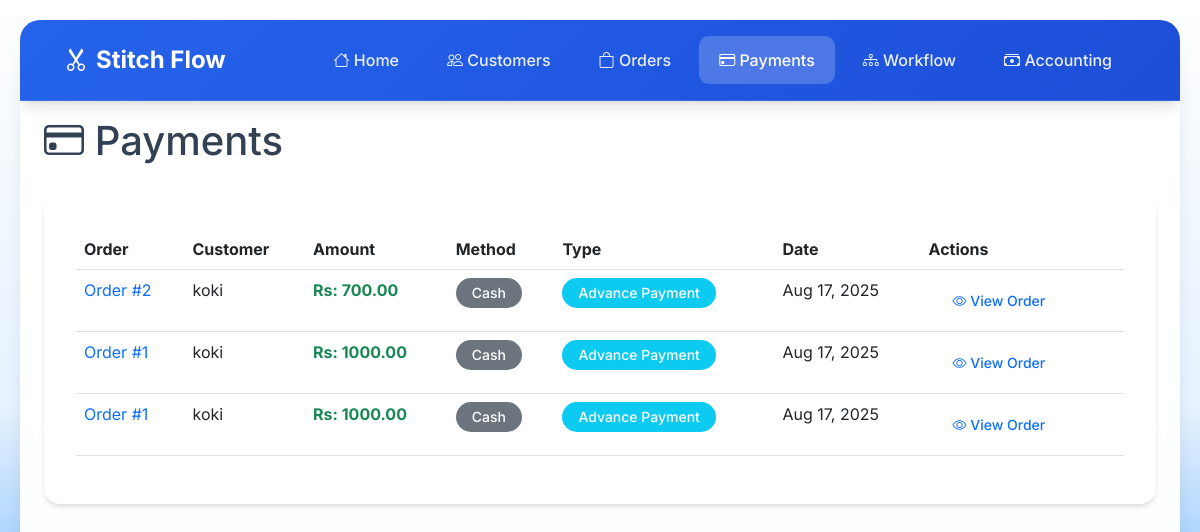
The page /payments/ on the database as committed earlier.
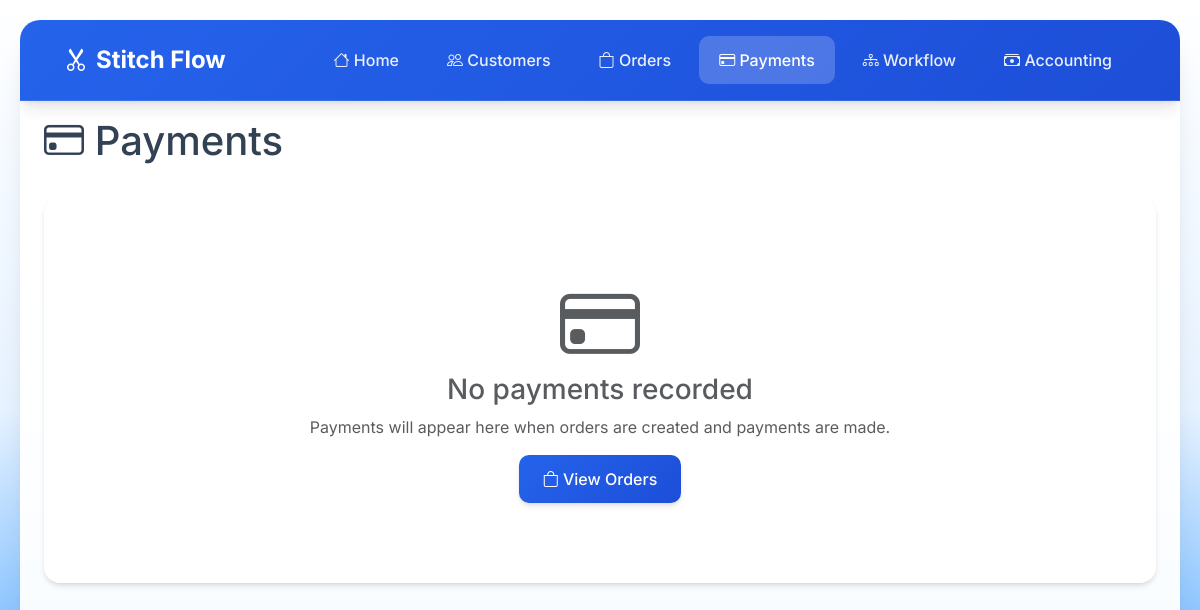
The same page on the database as committed later.
### payments/models.py (models this page shows, shortened)
class Payment(models.Model):
    PAYMENT_METHOD_CHOICES = [
        ('cash', 'Cash'),
        ('card', 'Card'),
        ('bank_transfer', 'Bank Transfer'),
        ('check', 'Check'),
    ]
    PAYMENT_TYPE_CHOICES = [
        ('advance', 'Advance Payment'),
        ('final', 'Final Payment'),
        ('partial', 'Partial Payment'),
    ]
    order = models.ForeignKey(Order, on_delete=models.CASCADE, related_name='payments')
    amount = models.DecimalField(max_digits=10, decimal_places=2)
    payment_method = models.CharField(max_length=20, choices=PAYMENT_METHOD_CHOICES, default='cash')
    payment_type = models.CharField(max_length=20, choices=PAYMENT_TYPE_CHOICES, default='advance')
    payment_date = models.DateTimeField(auto_now_add=True)
    notes = models.TextField(blank=True, null=True)
    created_at = models.DateTimeField(auto_now_add=True)
    class Meta:
        ordering = ['-payment_date']

### orders/models.py (models this page shows, shortened)
class Order(models.Model):
    STATUS_CHOICES = [
        ('pending', 'Pending'),
        ('cutting', 'Cutting'),
        ('stitching', 'Stitching'),
        ('quality', 'Quality Check'),
        ('kaj_overlock', 'Kaj Overlock'),
        ('pressing', 'Pressing'),
        ('packing', 'Packing'),
        ('ready', 'Ready for Pickup'),
        ('delivered', 'Delivered'),
    ]
    customer = models.ForeignKey(Customer, on_delete=models.CASCADE, related_name='orders')
    order_number = models.CharField(max_length=20, unique=True)
    status = models.CharField(max_length=20, choices=STATUS_CHOICES, default='pending')
    total_amount = models.DecimalField(max_digits=10, decimal_places=2, default=0)
    advance_payment = models.DecimalField(max_digits=10, decimal_places=2, default=0)
    remaining_payment = models.DecimalField(max_digits=10, decimal_places=2, default=0)
    notes = models.TextField(blank=True, null=True)
    created_at = models.DateTimeField(auto_now_add=True)
    updated_at = models.DateTimeField(auto_now=True)
    class Meta:
        ordering = ['-created_at']

### customers/models.py (models this page shows, shortened)
class Customer(models.Model):
    name = models.CharField(max_length=200)
    phone_number = models.CharField(max_length=20)
    company = models.CharField(max_length=200, blank=True, null=True)
    created_at = models.DateTimeField(auto_now_add=True)
    updated_at = models.DateTimeField(auto_now=True)
    class Meta:
        ordering = ['-created_at']

### payments/views.py (the view)
# urls.py: path('', views.payment_list, name='payment_list'),
def payment_list(request):
    payments = Payment.objects.select_related('order', 'order__customer').all()
    return render(request, 'payments/payment_list.html', {'payments': payments})

### payments/templates/payments/payment_list.html (shortened to what this page needs)
{% extends 'base.html' %}
{% block content %}
<div class="col-12">
    <div class="main-content">
        <div class="d-flex justify-content-between align-items-center mb-4">
            <h1><i class="bi bi-credit-card"></i> Payments</h1>
        </div>
        <div class="card">
            <div class="card-body">
                {% if payments %}
                    <div class="table-responsive">
                        <table class="table table-hover">
                            <thead>
                                <tr>
                                    <th>Order</th>
                                    <th>Customer</th>
                                    <th>Amount</th>
                                    <th>Method</th>
                                    <th>Type</th>
                                    <th>Date</th>
                                    <th>Actions</th>
                                </tr>
                            </thead>
                            <tbody>
                                {% for payment in payments %}
                                    <tr>
                                        <td>
                                            <a href="{% url 'order_detail' payment.order.pk %}" class="text-decoration-none">
                                                Order #{{ payment.order.order_number }}
                                            </a>
                                        </td>
                                        <td>{{ payment.order.customer.name }}</td>
                                        <td>
                                            <strong class="text-success">Rs: {{ payment.amount }}</strong>
                                        </td>
                                        <td>
                                            <span class="badge bg-secondary">
                                                {{ payment.get_payment_method_display }}
                                            </span>
                                        </td>
                                        <td>
                                            <span class="badge bg-info">
                                                {{ payment.get_payment_type_display }}
                                            </span>
                                        </td>
                                        <td>{{ payment.payment_date|date:"M d, Y" }}</td>
                                        <td>
                                            <a href="{% url 'order_detail' payment.order.pk %}" class="btn btn-sm btn-outline-primary">
                                                <i class="bi bi-eye"></i> View Order
                                            </a>
                                        </td>
                                    </tr>
                                {% endfor %}
                            </tbody>
                        </table>
                    </div>
                {% else %}
                    <div class="text-center py-5">
                        <i class="bi bi-credit-card display-1 text-muted"></i>
                        <h3 class="text-muted">No payments recorded</h3>
                        <p class="text-muted">Payments will appear here when orders are created and payments are made.</p>
                        <a href="{% url 'order_list' %}" class="btn btn-primary">
                            <i class="bi bi-bag"></i> View Orders
                        </a>
                    </div>
                {% endif %}
            </div>
        </div>
    </div>
</div>
{% endblock %}

Rows that differ between the two databases and show on the page:
removed Payment: order.order_number "2", order.customer.name "koki", amount "700.00", payment_method "Cash", payment_type "Advance Payment", payment_date "Aug 17, 2025"
removed Payment: order.order_number "1", order.customer.name "koki", amount "1000.00", payment_method "Cash", payment_type "Advance Payment", payment_date "Aug 17, 2025"
removed Payment: order.order_number "1", order.customer.name "koki", amount "1000.00", payment_method "Cash", payment_type "Advance Payment", payment_date "Aug 17, 2025"
Other text that changed with them:
text no longer shown: "Order Customer Amount Method Type Date Actions"
text now shown: "No payments recorded Payments will appear here when orders are created and payments are made. View Orders"
